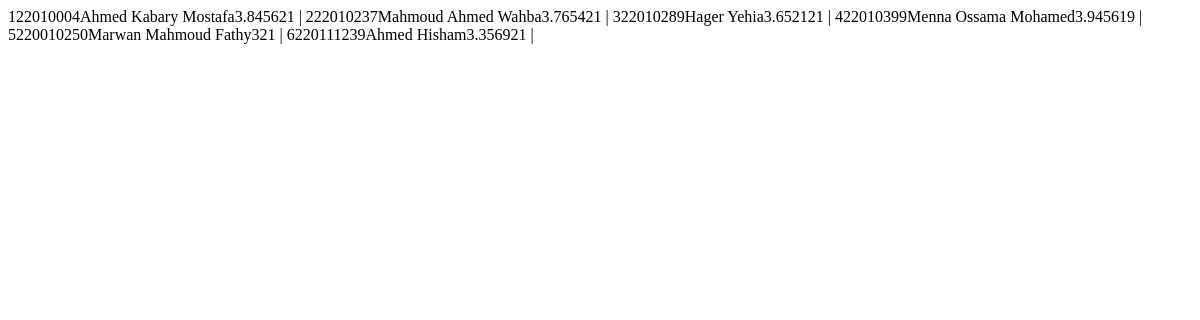
The app's page /interface/data/fetch_students.php, older data.
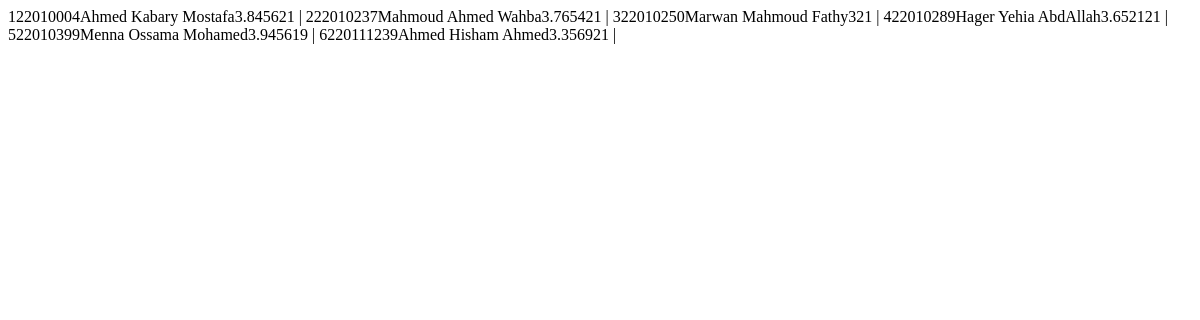
The same page, newer data.
### tables this page shows
CREATE TABLE `students` (
  `id` int primary key not null,
  `name` varchar(250) not null,
  `age` int not null,
  `cgpa` float not null
);

### interface/data/fetch_students.php (the view, shortened to what this page needs)
<?php
$connect = mysqli_connect('db', 'root', 'Ahmmed_1211', 'db');
$query = "SELECT * FROM students";
$response = mysqli_query($connect, $query);
$index = 0;
while ($i = mysqli_fetch_assoc($response)) {
    $index++;
    echo "<tr>";
    echo "<td>".$index."</td>";
    echo "<td>".$i['id']."</td>";
    echo "<td>".$i['name']."</td>";
    echo "<td>".$i['cgpa']."</td>";
    echo "<td>".$i['age']."</td>";
    echo "<td>
            <i class='fas fa-edit editBtn' data-id='".$i['id']."' style='font-size:17px; cursor:pointer;'></i> |
            <a href='functions/delete_student.php?id=".$i['id']."' onclick='return confirm(\"Are you sure you want to delete this student?\")'><i class='fas fa-trash-alt' style='font-size:17px;color:red;'></i></a>
        </td>";
    echo "</tr>";
}
?>
<!DOCTYPE html>
<html lang="en">
<head>
</head>
<body>
</body>
</html>

Row changes from the older to the newer data that the page shows:
removed students: id "220010250", name "Marwan Mahmoud Fathy", cgpa "3", age "21"
added students: id "22010250", name "Marwan Mahmoud Fathy", cgpa "3", age "21"
changed students id 22010289: name "Hager Yehia" → "Hager Yehia AbdAllah"
changed students id 220111239: name "Ahmed Hisham" → "Ahmed Hisham Ahmed"
